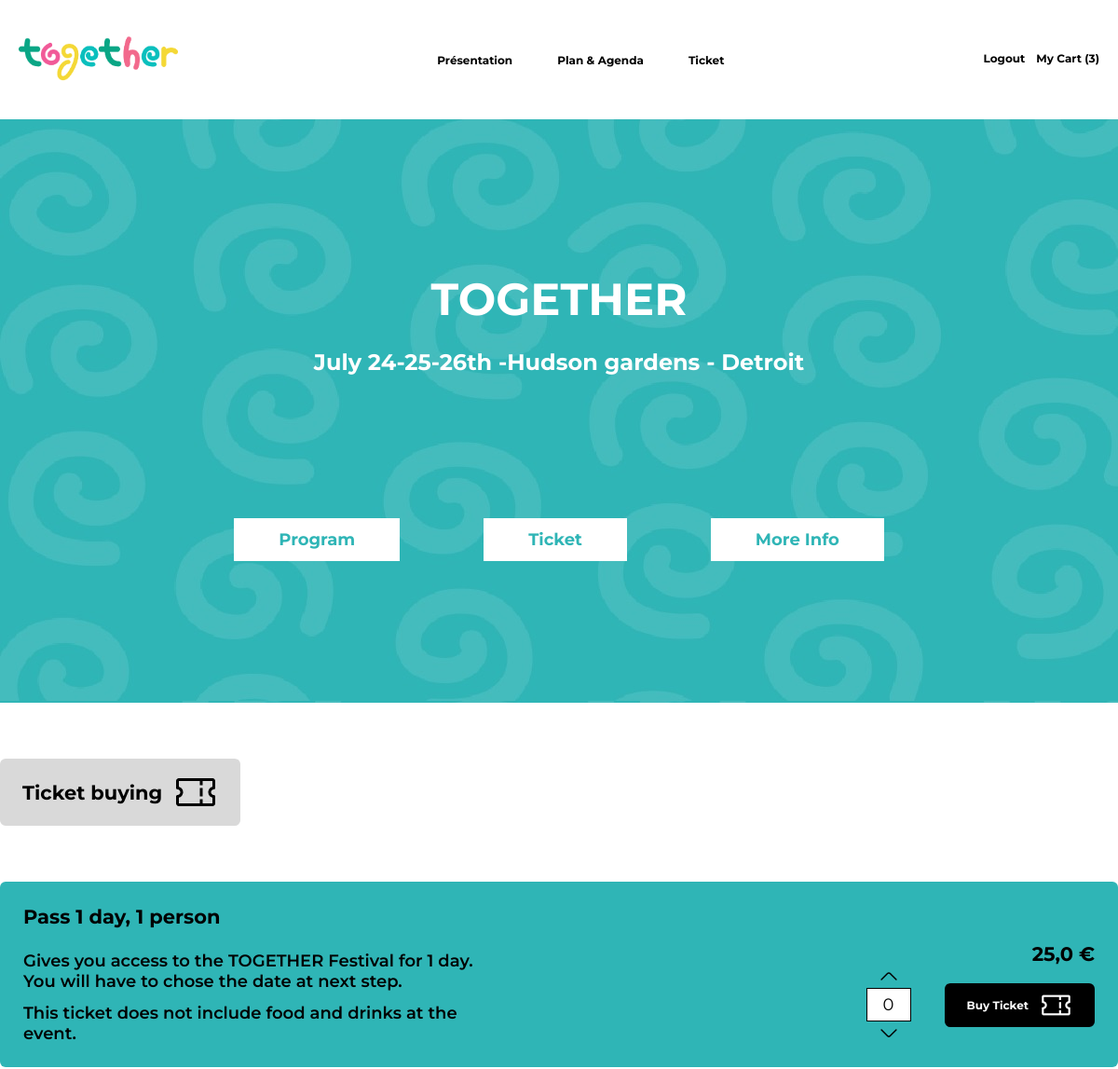
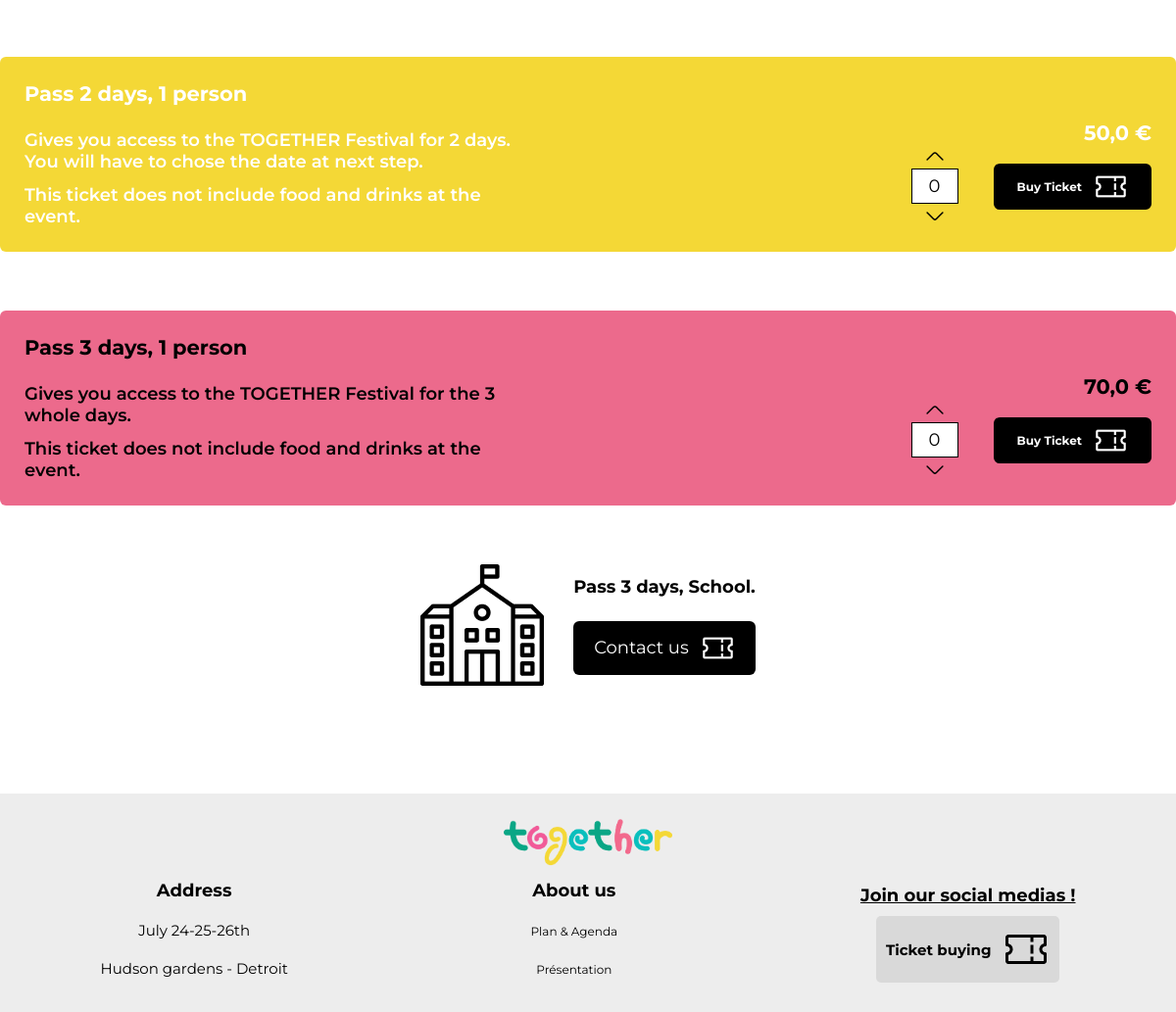
The page /ticket-office/ (signed in) on the database its author committed (2 pictures, top to bottom).
### accounts/models.py (models this page shows)
class Shopper(AbstractUser):
    pass

### store/models.py (models this page shows, shortened)
class Cart(models.Model):
    user = models.OneToOneField(AUTH_USER_MODEL, on_delete=models.CASCADE)
    orders = models.ManyToManyField(Order)

class Product(models.Model):
    name = models.CharField(max_length=128)
    slug = models.SlugField(max_length=128)
    price = models.FloatField(default=0.0)
    stock = models.IntegerField(default=0)
    description = models.TextField(blank=True)
    thumbnail = models.ImageField(upload_to="products", blank=True, null=True)

### store/views.py (the view)
# urls.py: path('ticket-office/', ticket_office, name="ticket-office"),
def ticket_office(request):
    products = Product.objects.all()
    return render(request, 'store/ticket-office.html', context={"products": products})

### store/templates/store/ticket-office.html
{% extends 'base.html' %}
{% load static %}
{% block content %}
<header>
    <div class="title-header">
        <h1>TOGETHER</h1>
        <h2>July 24-25-26th -Hudson gardens - Detroit</h2>
    </div>
    <div class="button-header">
        <li><a href="{% url 'index' %}">Program</a></li>
        <li><a href="{% url 'index' %}">Ticket</a></li>
        <li><a href="{% url 'index' %}">More Info</a></li>
    </div>
</header>
<div class="container_card m-width">
    <div class="ticket_title_top">
       <h2>Ticket buying</h2>
       <img src="{% static 'img/carbon_ticket_black.png' %}" alt="" class="">
    </div>
    {% for product in products %}
    <div class="ticket_card ">
        <div class="ticket_card_left">
            <span>{{product.name }}</span>
            <div>
                <p>{{product.description }}</p>
                <p> This ticket does not include food and drinks at the event.</p>
            </div>
        </div>
        <div class="ticket_card_right">
            <span>{{product.price }} €</span>
        {% if user.is_authenticated %}
            {% if product.stock > 0 %}
            <form>
                <div class="quantity_div">
                    <img src="{% static 'img/arrowup2.svg' %}" alt="" class="card_image">
                    <input type="number" class="quantity_input" name="quantity" min="1" max="10" value="0">
                    <img src="{% static 'img/arrowdown2.svg' %}" alt="" class="card_image">
                </div>
                <span><a href="{% url 'add-to-cart' product.slug %}" class="btn_add_cart">Buy Ticket  <img src="{% static 'img/carbon_ticket.png' %}" alt="" class=""></a> </span>
            </form>
                {% else %}
                <span>Out of stock</span>
            </form>
            {% endif%}
        {% endif %}
        </div>
    </div>
    {% endfor %}
    <div class="pass-3-days">
            <img src="{% static 'img/school.png' %}" alt="" class="">
            <div class="pass-3-days-right">
                <p>Pass 3 days, School.</p>
                <a href="">Contact us<img src="{% static 'img/carbon_ticket.png' %}" alt="" class=""> </a>
            </div>
    </div>
</div>
{% endblock %}

### templates/base.html (shortened to what this page needs)
{% load static %}
<!DOCTYPE html>
<html lang="fr">
<head>
</head>
<link rel="stylesheet" href="{% static 'index.css' %}">
</head>
<body>
    <nav class="m-width">
        <li><a href="{% url 'index' %}"><img src="{% static 'img/logo.png' %}" alt="My image" class="logo-nav"></a></li>
        <ul>
            <li><a href="{% url 'index' %}">Présentation</a></li>
            <li><a href="{% url 'plan-agenda' %}">Plan & Agenda</a></li>
            <li><a href="{% url 'ticket-office' %}">Ticket</a></li>
        </ul>
        {% if user.is_authenticated %}
        <li class="right-nav">
            <a href="{% url 'logout' %}">Logout</a>
            {% if user.cart %}
            <a href="{% url 'cart'%}">My Cart ({{user.cart.orders.count}})</a>
            {% endif %}
        </li>
        {% else %}
        <li class="right-nav"><a href="{% url 'login' %}">Login</a><a href="{% url 'signup' %}">Register</a> </li>
        {% endif %}
    </nav>
{% block content %}
{% endblock %}
<footer>
    <div class="footer">
        <div class="footer-up m-width-s">
            <li><a href="{% url 'index' %}"><img src="{% static 'img/logo.png' %}" alt="My image" class="logo-nav"></a></li>
        </div>
        <div class="footer-down m-width-s">
            <ul>
                <li>
                    <span>Address</span>
                </li>
                <li>
                    July 24-25-26th
                </li>
                <li>
                    Hudson gardens - Detroit
                </li>
            </ul>
            <ul>
                <li>
                    <span>About us</span>
                </li>
                <li>
                    <a href="{% url 'plan-agenda' %}">Plan & Agenda</a>
                </li>
                <li>
                    <a href="{% url 'index' %}">Présentation</a>
                </li>
            </ul>
            <ul>
                <li>
                    <span>Join our social medias !</span>
                </li>
                <a href="">
                    <li class="ticket-footer">
                        Ticket buying
                        <img src="{% static 'img/carbon_ticket_black.png' %}" alt="" class="">
                    </li>
                </a>
            </ul>
        </div>
    </div>
</footer>
</body>
</html>

### rows shown on the page
Shopper: cart.orders.count "3"
Product: name "Pass 1 day, 1 person", description "Gives you access to the TOGETHER Festival for 1 day. You will have to chose the date at next step.", price "25,0"
Product: name "Pass 2 days, 1 person", description "Gives you access to the TOGETHER Festival for 2 days. You will have to chose the date at next step.", price "50,0"
Product: name "Pass 3 days, 1 person", description "Gives you access to the TOGETHER Festival for the 3 whole days.", price "70,0"
